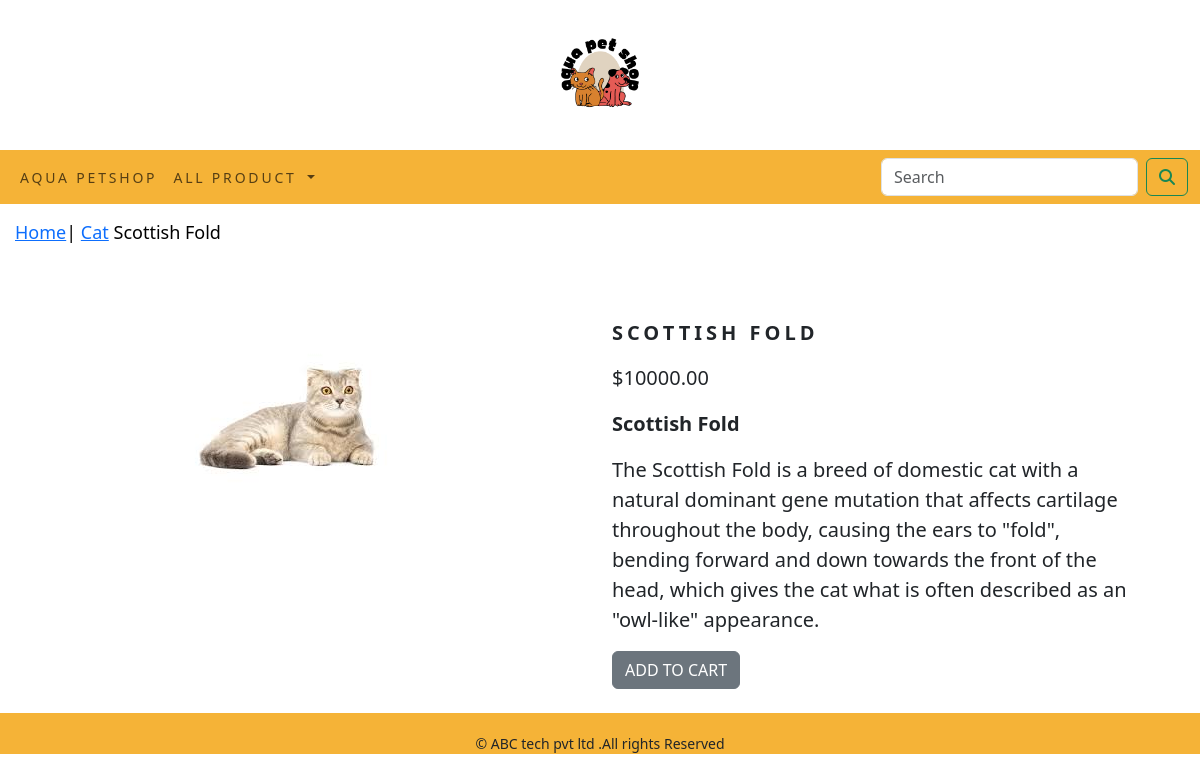
/shop/cat/scottish-fold/, run on the app's committed database.
### shop_app/models.py (models this page shows, shortened)
class product(models.Model):
    pro_name = models.CharField(max_length=250, unique=True)
    slug = models.SlugField(max_length=250, unique=True)
    des = models.TextField(blank=True)
    price = models.DecimalField(max_digits=10, decimal_places=2)
    category = models.ForeignKey(Category, on_delete=models.CASCADE)
    image = models.ImageField(upload_to='product_img', blank=True)
    stock = models.IntegerField()
    available = models.BooleanField(default=True)
    created = models.DateTimeField(auto_now_add=True)
    update = models.DateTimeField(auto_now=True)
    class Meta:
        ordering = ('pro_name',)
        verbose_name = 'product'
        verbose_name_plural = 'products'

class Category(models.Model):
    cat_name = models.CharField(max_length=250, unique=True)
    slug = models.SlugField(max_length=250, unique=True)
    des = models.TextField(blank=True)
    image = models.ImageField(upload_to='category_img', blank=True)
    class Meta:
        ordering = ('cat_name',)
        verbose_name = 'category'
        verbose_name_plural = 'categories'
    def get_url(self):
        return reverse('shop_app:product_category',args=[self.slug])
    def __str__(self):
        return '{}'.format(self.cat_name)

### shop_app/views.py (the view)
# urls.py: path('<slug:cat_slug>/<slug:product_slug>/', views.pro_detail, name="product_detail")
def pro_detail(request, cat_slug, product_slug):
    try:
        products = product.objects.get(category__slug=cat_slug, slug=product_slug)
    except Exception as e:
        raise e
    return render(request, 'product.html', {'product': products})

### cart_app/context_processors.py (called while the page is built)
def counter(request):
    item_count = 0
    if 'admin' in request.path:
        return {}
    else:
        try:
            cart = Cart.objects.filter(cart_id=_cart_id(request))
            car_items = Cartitem.objects.all().filter(cart=cart[:1])
            for car_item in car_items:
                item_count += car_item.quantity
        except Cart.DoesNotExist:
            item_count = 0
    return dict(item_count=item_count)

### cart_app/views.py (called while the page is built)
def _cart_id(request):
    cart = request.session.session_key
    if not cart:
        cart = request.session.create()
    return cart

### shop_app/context_processors.py (called while the page is built)
def menu_link(request):
    link=Category.objects.all()
    return dict(links=link)

### templates/product.html (shortened to what this page needs)
{% extends 'base.html' %}
{% load static %}
{% block content %}
<div class="row my_prod">
    <div class="mx-auto">
        <p><a href="{% url 'shop_app:all_category' %}"> Home</a>|
            <a href="{{product.Category.get_url}}">{{product.category}}</a> {{product.pro_name}}</p>
    </div>
</div>
<div class="container">
<br>
<div class="row">
    <div class="col-12 col-sm-12 col-md-12 col-lg-6 text-center">
        <div style="min-width:18rem;">
            <img src="{{product.image.url}}" alt="{{product.pro_name}}">
        </div>
    </div>
        <div class="col-12 col-sm-12 col-md-12 col-lg-6">
            <div>
            <h1 class="my_pro_title"><b>{{product.pro_name}}</b></h1>
            <p class="text-justify my_pro_text">${{product.price}}</p>
                <p class="my_pro_text"><b>{{product.pro_name}}</b></p>
            <p class="text-justify my_pro_text">{{product.des}}</p>
            {% if product.stock <= 0 %}
            <h4 class="text-justify my_pro_text">Out of Stock</h4>
            {% else%}
            <a  class="btn btn-secondary" href="{% url 'cart_app:add_cart' product.id %}">ADD TO CART</a>
            {%endif%}
        </div>
</div>
</div>
</div><br>
{% endblock %}

### static/css/custom.css (style rules this page uses)
body { font-family: 'Oswald', sans-serif; font-family: 'Space Grotesk', sans-serif; }
.mx-auto { color: black; font-size:18px; }
.my_prod { padding:15px; padding-bottom:20px; }
.my_pro_title { font-size:20px; text-transform:uppercase; letter-spacing:.2em; padding-top:15px; padding-bottom:10px; }
.my_pro_text { padding-right:20px; font-size:20px; }

### data on the page
product: category "Cat", pro_name "Scottish Fold", image (picture), pro_name "SCOTTISH FOLD", price "10000.00", des "The Scottish Fold is a breed of domestic cat with a natural dominant gene mutation that affects cartilage throughout the body, causing the ears to \"fold\", bending forward and down towards the front of the head, which gives the cat what is often described as an \"owl-like\" appearance."
